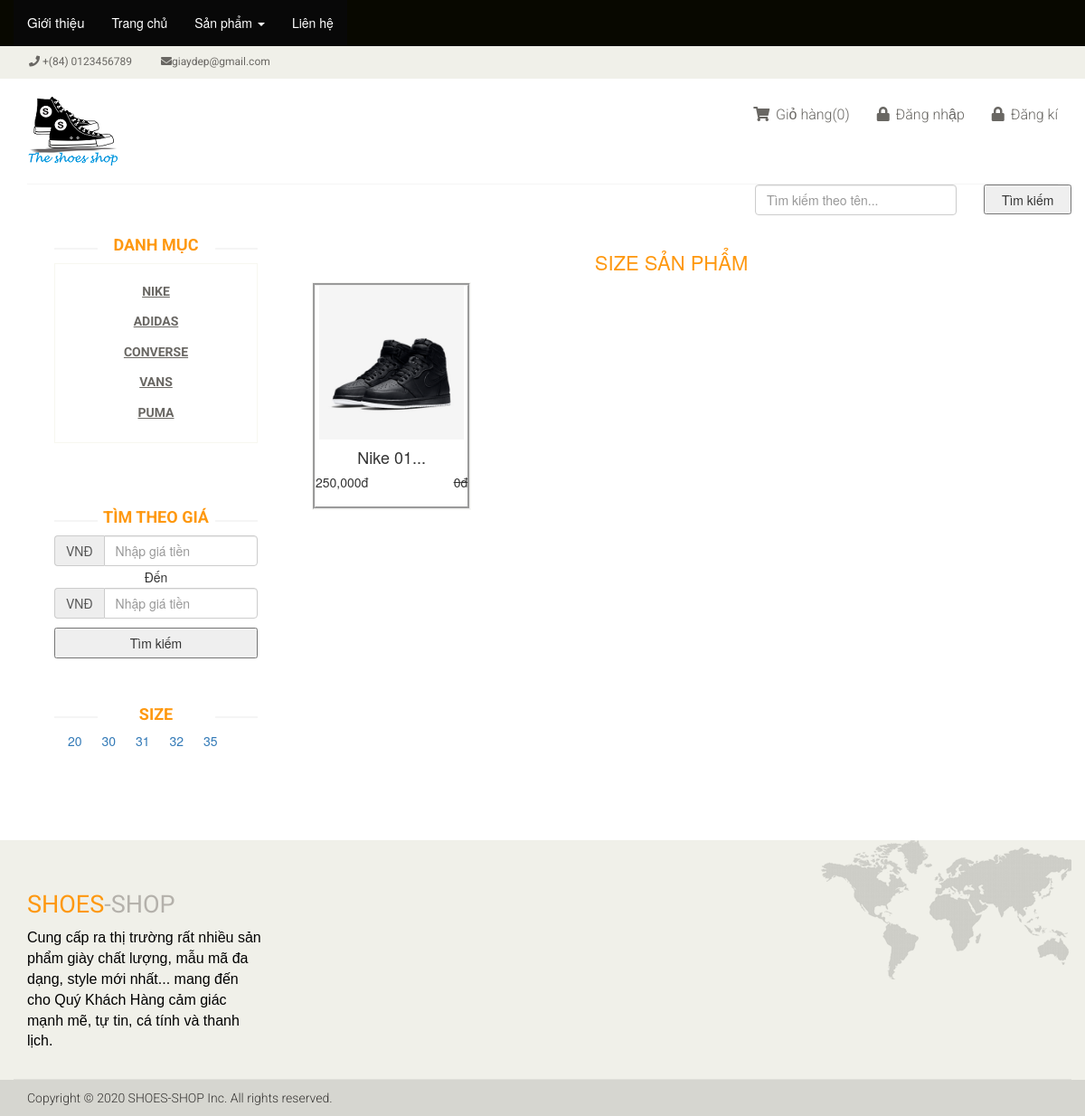
Screenshot of /index.php?p=size&sizesp=20 with the database file from the repository.
### tables this page shows
CREATE TABLE `loaisanpham` (
  `id_loai_san_pham` int(50) NOT NULL,
  `ten_loai_san_pham` varchar(100) NOT NULL,
  `ngay_tao` date NOT NULL,
  `nguoi_tao` varchar(100) NOT NULL,
  `ngay_cap_nhat` date NOT NULL,
  `nguoi_cap_nhat` varchar(100) NOT NULL
);

CREATE TABLE `sanpham` (
  `id_san_pham` int(11) NOT NULL,
  `ten_san_pham` varchar(255) NOT NULL,
  `id_loai_san_pham` int(50) NOT NULL,
  `anh_san_pham` varchar(255) NOT NULL,
  `thong_tin` text NOT NULL,
  `san_pham_khuyen_mai` tinyint(4) NOT NULL,
  `kinh_doanh` tinyint(4) NOT NULL,
  `gia_ban_dau` int(11) NOT NULL,
  `gia_khuyen_mai` int(11) NOT NULL,
  `ngay_dang` date NOT NULL,
  `size` int(11) NOT NULL,
  `so_luong` int(11) NOT NULL,
  `so_luot_mua` int(11) NOT NULL,
  `thoi_gian_cap_nhat_KM` varchar(100) NOT NULL
);

CREATE TABLE `gioithieu` (
  `id_gioi_thieu` int(11) NOT NULL,
  `logo_trang_chu` text NOT NULL,
  `trang_chu` text NOT NULL,
  `trang_con` text NOT NULL
);

### function/trangchu.php (called while the page is built, shortened)
<?php
	function mnGioiThieu() {
		$qr ="SELECT * FROM gioithieu";
		return mysql_query($qr);
	}
	function mnSanPhamTrangChu() {
		$qr ="SELECT * FROM loaisanpham";
		return mysql_query($qr);
	}
	function hienthiSize(){
		$qr ="SELECT DISTINCT(size) from sanpham ORDER BY size ASC";
		return mysql_query($qr);
	}
	function hienthiSanPhamSize($size){
		$qr="select * from sanpham WHERE size=$size";
		return mysql_query($qr);
	}
?>

### blocks/leftsidebar.php (the view, shortened to what this page needs)
<div class="left-sidebar">
				<div class="col-xs-12 col-sm-12">
					<h2 style="margin-bottom: 7px;">Danh mục</h2>
					 <div class="panel-group category-products" id="accordian">
						<?php
							$menu_trangchu = mnSanPhamTrangChu();
                           	while ($row = mysql_fetch_array($menu_trangchu))
                           	{
						?>
						<div class="panel panel-default">
							<div class="panel-heading">
								<h4 class="panel-title"><a href="index.php?p=sanpphamtheoloai&idLoai=<?php echo $row['id_loai_san_pham']?>"><?php echo $row['ten_loai_san_pham'] ?></a></h4>
							</div>
						</div>
						<?php
						}
						?>
					</div>
				</div>
				<div class="col-xs-12 col-sm-12">
					<div class="price-range">
						<h2 style="margin-bottom: 7px;">Tìm theo giá</h2>
						 <form action="" method="get">
						    <div class="input-group">
						      <span class="input-group-addon">VNĐ</span>
						      <input  type="number" class="form-control" name="gia1" placeholder="Nhập giá tiền">
						    </div>
						    <div id="idlabl">Đến</div>
						    <div class="input-group">
						      <span class="input-group-addon">VNĐ</span>
						      <input type="number" class="form-control" name="gia2" placeholder="Nhập giá tiền">
						    </div>
							<input type="submit" value="Tìm kiếm" style="width: 100%;height: 34px">
						</form>
					</div>
				</div>
				<div class="col-xs-12 col-sm-12">
					<div class="price-range">
						<h2 style="margin-bottom: 7px;">Size</h2>
						  <?php
								$size=hienthiSize();
								while ($row_size=mysql_fetch_array($size)) {
							?>
								<div class="col-sm-2">
									<a href='index.php?p=size&sizesp=<?php echo $row_size['size']?>'><?php echo $row_size['size']?></a>
								</div>
							<?php
								}
							?>
					</div>
				</div>
</div>

### page/timkiem/size.php (shortened to what this page needs)
<div class="col-xs-12 col-sm-3 col-md-3 col-lg-3" style="margin-bottom: 100px">
		<?php require "blocks/leftsidebar.php"?>
</div>
<div class="col-xs-12 col-sm-9 col-md-9 col-lg-9">
		<h2 class="text-center" style="font-size: 22px;text-transform: uppercase;color: #fe980f;">Size sản phẩm</h2>
		<?php
			if ( isset($_GET['sizesp']) )
				{
					$size = $_GET['sizesp'];
				}
			settype($size, 'int');
		$sizesp = hienthiSanPhamSize($size);
		while ($row = mysql_fetch_array($sizesp))
		{
		?>
			<div class="col-xs-12 col-sm-6 col-md-3 col-lg-3">
		<div class="product-image-wrapper">
			<div class="single-products">
				<div class="productinfo text-center">
					<img src="images/sanpham/<?php echo $row['anh_san_pham']?>" class="img_product" alt="" style="width: 95%"/>
					<h4><?php echo substr($row['ten_san_pham'],0,18);?>...</h4>
					<?php
						if ($row['san_pham_khuyen_mai']==1)
						{
							echo "<h5><div style='float: left;text-decoration: line-through;'>";
							echo number_format($row['gia_ban_dau']);
							echo "đ</div><div style='float:right'>";
							echo number_format($row['gia_khuyen_mai']);
							echo "đ</div></h5>";
						}
						else
						{
							echo "<h5><div style='float: left;'>";
							echo number_format($row['gia_ban_dau']);
							echo "đ</div><div style='text-decoration: line-through;float:right;'>";
							echo number_format($row['gia_khuyen_mai']);
							echo "đ</div></h5>";
						}
					?>
				</div>
				<div class="product-overlay">
					<div class="overlay-content">
						<form action="" style="height: 45px;">
						</form>
					</div>
				</div>
			</div>
		</div>
	</div>
		<?php
		}
		?>
</div>

### blocks/footer.php
<div class="footer-top">
			<div class="container">
				<div class="row">
					<div class="col-xs-12 col-sm-3 col-md-3 col-lg-3">
						<div class="companyinfo">
							<h2><span>Shoes</span>-shop</h2>
							<?php
								$gioithieu = mnGioiThieu();
								while ($row = mysql_fetch_array($gioithieu)) {
									echo $row['logo_trang_chu'];
								}
							?>
						</div>
					</div>
					<div class="col-xs-12 col-sm-offset-6 col-sm-3 col-md-offset-6 col-md-3 col-lg-offset-6 col-lg-3">
						<div class="">
							<img src="/images/home/map.png" alt="">
						</div>
					</div>
				</div>
			</div>
</div>
<div class="footer-bottom">
	<div class="container">
		<div class="row">
			<p class="pull-left">Copyright © 2020 SHOES-SHOP Inc. All rights reserved.</p>
		</div>
	</div>
</div>

### css/starter-template.css (style rules this page uses)
body { padding-top: 50px; }

### css/main.css (style rules this page uses)
body { font-family: 'Roboto', sans-serif; background:; position: relative; font-weight:400px; }
a { -webkit-transition: 300ms; -moz-transition: 300ms; -o-transition: 300ms; transition: 300ms; }
h1, h2, h3, h4, h5, h6 { font-family: 'Roboto', sans-serif; }
.footer-top .container { border-bottom: 1px solid #E0E0DA; padding-bottom: 20px; }
.companyinfo { margin-top: 57px; }
.companyinfo h2 { color: #B4B1AB; font-family: abel; font-size: 27px; text-transform: uppercase; }
.companyinfo h2 span { color:#FE980F; }
.companyinfo p { color: #B3B3AD; font-family: 'Roboto', sans-serif; font-size: 12px; font-weight: 300; }
.footer-top .col-sm-3 { overflow: hidden; }
.footer-bottom { background: #D6D6D0; padding-top: 10px; }
.footer-bottom p { color: #363432; font-family: 'Roboto', sans-serif; font-weight: 300; margin-left: 15px; }
.category-products { border: 1px solid #F7F7F0; margin-bottom: 35px; padding-bottom: 20px; padding-top: 15px; }
.left-sidebar h2, .brands_products h2 { color: #FE980F; padding-top: 3px; font-family: 'Roboto', sans-serif; font-size: 18px; font-weight: 700; margin: 0 auto 30px; text-align: center; text-transform: uppercase; position: relative; z-index:3; padding: 3px; }
.left-sidebar h2:after, h2.title:after { content: " "; position: absolute; border: 1px solid #f5f5f5; bottom:8px; left: 0; width: 100%; height: 0; z-index: -2; }
.left-sidebar h2:before { content: " "; position: absolute; background: #fff; bottom: -6px; width: 130px; height: 30px; z-index: -1; left: 50%; margin-left: -65px; }
.category-products .panel { background-color: #FFFFFF; border: 0px; border-radius: 0px; box-shadow:none; margin-bottom: 0px; }
.category-products .panel-default .panel-heading { background-color: #FFFFFF; border: 0 none; color: #FFFFFF; padding: 5px 20px; }
.category-products .panel-default .panel-heading .panel-title a { color: #696763; font-family: 'Roboto', sans-serif; font-size: 14px; font-weight: bold; text-decoration: underline; text-transform: uppercase; }
.price-range { margin-top:49px; }
.product-image-wrapper { border:1px solid #F7F7F5; overflow: hidden; margin-bottom:30px; }
.single-products { position: relative; height: 250px; }
.productinfo { position:relative; border-style: groove; height: 100%; width: 100%; }
.product-overlay { background:#FE980F; top: 0; display: none; height: 0; position: absolute; transition: height 500ms ease 0s; width: 100%; display: block; opacity:; }
.product-overlay .overlay-content { bottom: 0; position: absolute; bottom: 0; text-align: center; width: 100%; }
#idlabl { text-align: center; padding: 2px; }
.product-image-wrapper .single-products .productinfo .img_product { height: 170px; width: : 95%; }

### rows the page displays
loaisanpham: ten_loai_san_pham "NIKE"
loaisanpham: ten_loai_san_pham "ADIDAS"
loaisanpham: ten_loai_san_pham "CONVERSE"
loaisanpham: ten_loai_san_pham "VANS"
loaisanpham: ten_loai_san_pham "PUMA"
sanpham: anh_san_pham (picture), ten_san_pham "Nike 01", gia_ban_dau "250,000", gia_khuyen_mai "0"
gioithieu: logo_trang_chu "Cung cấp ra thị trường rất nhiều sản phẩm giày chất lượng, mẫu mã đa dạng, style mới nhất... mang đến cho Quý Khách Hàng cảm giác mạnh mẽ, tự tin, cá tính và thanh lịch."

### other values shown
$row_size['size'] "20"
$row_size['size'] "30"
$row_size['size'] "31"
$row_size['size'] "32"
$row_size['size'] "35"
